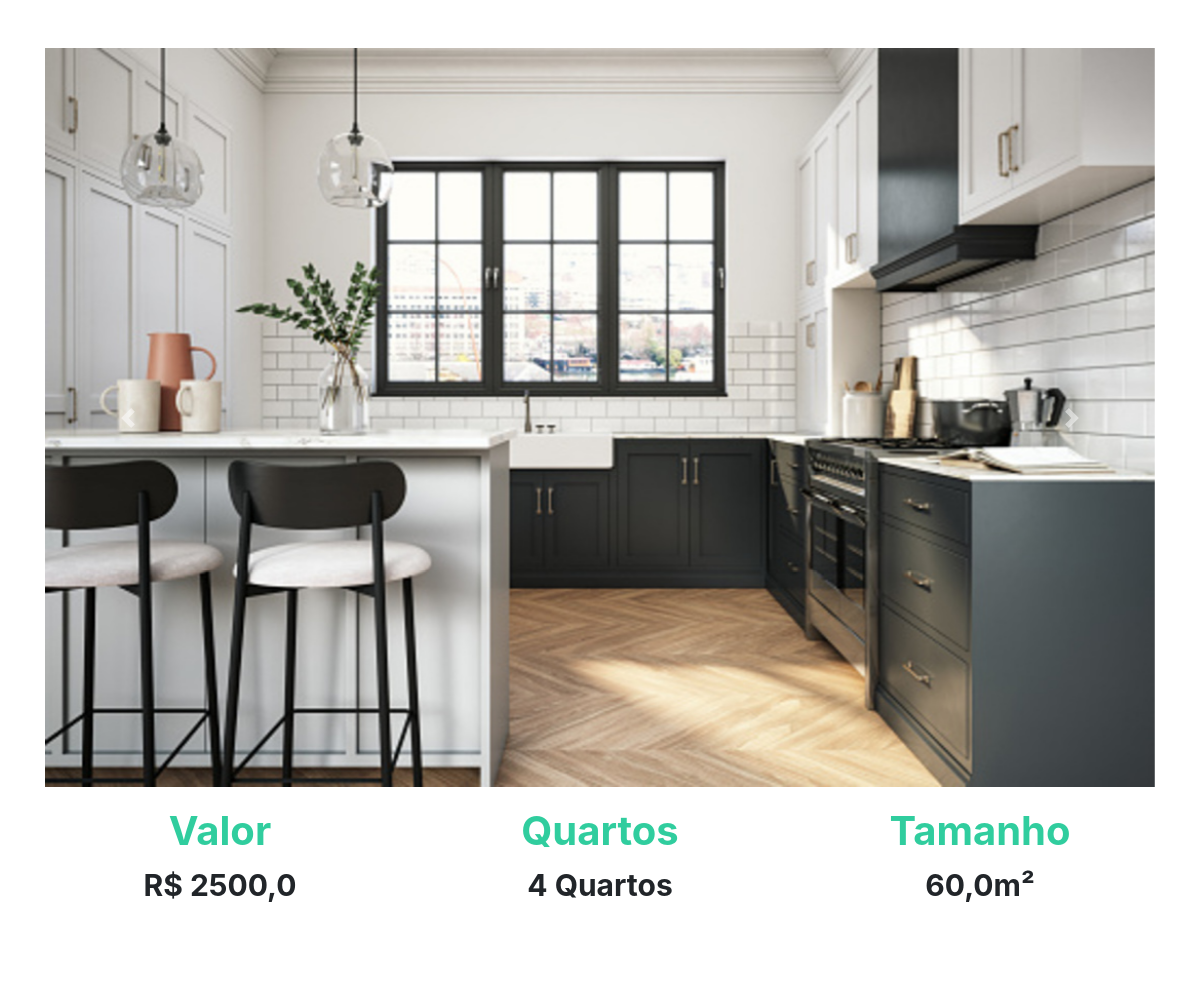
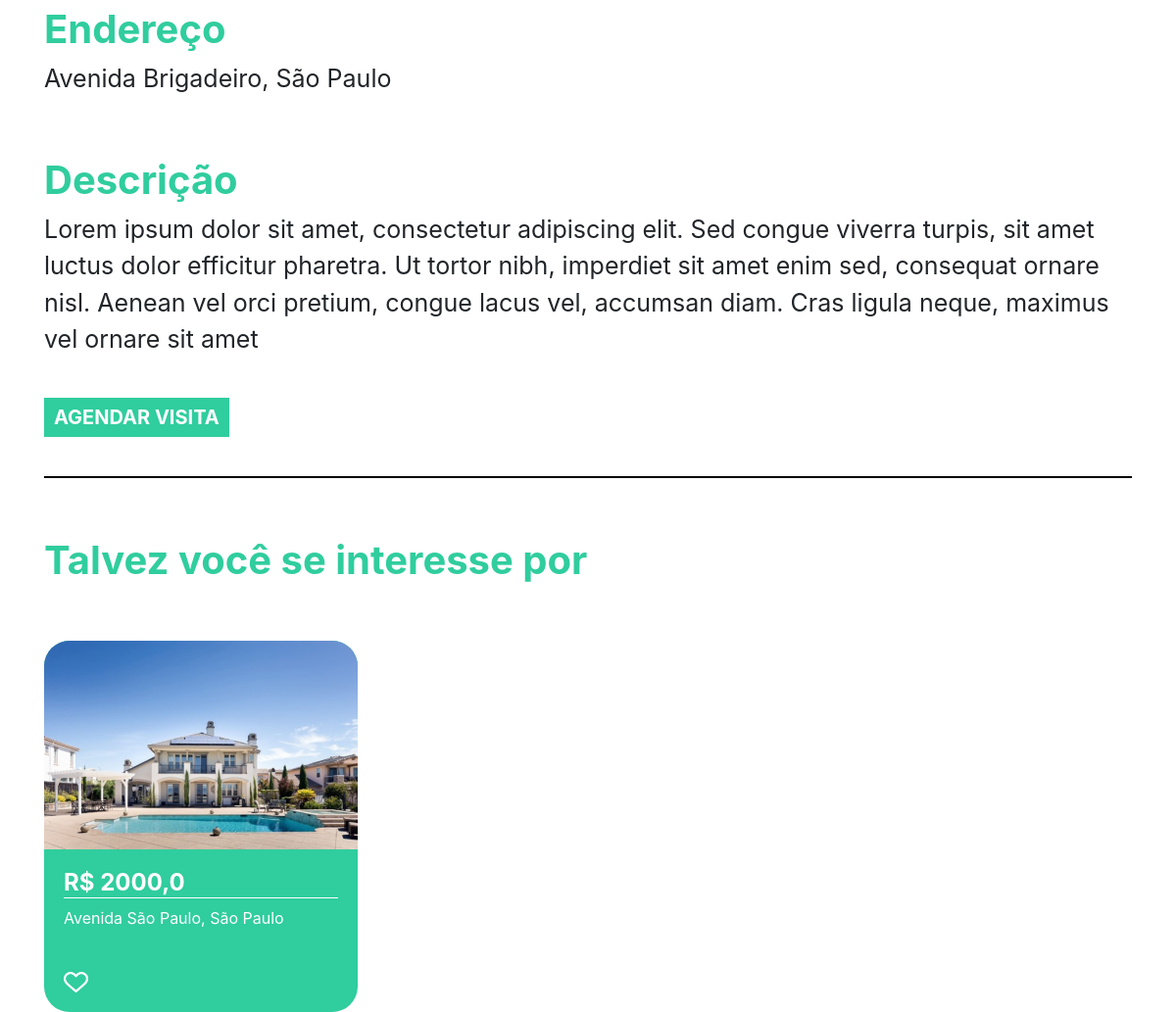
The page /imovel/1 on the database its author committed (2 pictures, top to bottom).
### plataforma/models.py (models this page shows, shortened)
class Imagem(models.Model):
    img = models.ImageField(upload_to='img')
    def __str__(self) -> str:
        return self.img.url

class Imoveis(models.Model):
    choices = (('V', 'Venda'),
        ('A', 'Aluguel'))
    choices_imovel = (('A', 'Apartamento'),
        ('C', 'Casa'))
    imagens = models.ManyToManyField(Imagem)
    valor = models.FloatField()
    quartos = models.IntegerField()
    tamanho = models.FloatField()
    cidade = models.ForeignKey(Cidade, on_delete=models.DO_NOTHING)
    rua = models.CharField(max_length=50)
    tipo = models.CharField(max_length=1, choices=choices)
    tipo_imovel = models.CharField(max_length=1, choices=choices_imovel)
    numero = models.IntegerField()
    descricao = models.TextField()
    dias_visita = models.ManyToManyField(DiasVisita)
    horarios = models.ManyToManyField(Horario)

class Cidade(models.Model):
    nome = models.CharField(max_length=30)
    def __str__(self) -> str:
        return self.nome

### plataforma/views.py (the view)
# urls.py: path('imovel/<str:id>', views.imovel, name="imovel"),
def imovel(request, id):
    imovel = get_object_or_404(Imoveis, id=id)
    sugestoes = Imoveis.objects.filter(cidade=imovel.cidade).exclude(id=id)[:2]
    return render(request, 'imovel.html', {'imovel': imovel, 'sugestoes': sugestoes, 'id': id})

### plataforma/models.py (called while the page is built)
    def __str__(self) -> str:
        return self.dia

    def __str__(self) -> str:
        return str(self.horario)

### plataforma/templates/imovel.html (shortened to what this page needs)
{% extends 'base.html' %}
{% load static %}
{% block 'head' %}
<link rel="stylesheet" href="{% static 'plataforma/css/home.css' %}">
{% endblock  %}
{% block 'body' %}
    <div style="text-align: center" class="container">
        <br>
        <br>
        <div id="carouselExampleControls" class="carousel slide" data-ride="carousel">
            <div class="carousel-inner">
                {% for img in imovel.imagens.all  %}
                    <div class="carousel-item {% if forloop.first %} active {% endif %}" >
                        <img class="d-block w-100" src="{{img}}" alt="First slide">
                    </div>
                {% endfor %}
            </div>
        <a class="carousel-control-prev" href="#carouselExampleControls" role="button" data-slide="prev">
            <span class="carousel-control-prev-icon" aria-hidden="true"></span>
        </a>
        <a class="carousel-control-next" href="#carouselExampleControls" role="button" data-slide="next">
            <span class="carousel-control-next-icon" aria-hidden="true"></span>
        </a>
    </div>
        <div class="row">
            <div class="col-md">
                <h3 class="titulo_especificacao">Valor</h3>
                <p class="especificacao">R$ {{imovel.valor}}</p>
            </div>
            <div class="col-md">
                <h3 class="titulo_especificacao">Quartos</h3>
                <p class="especificacao">{{imovel.quartos}} Quartos</p>
            </div>
            <div class="col-md">
                <h3 class="titulo_especificacao">Tamanho</h3>
                <p class="especificacao">{{imovel.tamanho}}m²</p>
            </div>
        </div>
        <br>
        <br>
        <div style="text-align: left">
            <h3 class="titulo_especificacao">Endereço</h3>
            <p class="especificacao_endereco">{{imovel.rua}}, {{imovel.cidade }}</p>
        </div>
        <br>
        <div style="text-align: left">
            <h3 class="titulo_especificacao">Descrição</h3>
            <p class="especificacao_endereco">{{imovel.descricao}}</p>
            <br>
            <button class="btn_agendar_visita" data-toggle="modal" data-target="#exampleModal">AGENDAR VISITA</button>
            <br>
            <br>
        </div>
        <hr style="border: 1px solid black">
        <br>
        <div class="div_possivel_interesse">
            <h3 class="titulo_especificacao">Talvez você se interesse por</h3>
            <div class="row">
                {% for sugestao in sugestoes %}
                    <div class="col-md cont">
                        <div class="card_imovel">
                            <img class="img_capa_imovel" src="{{sugestao.imagens.all.0.img.url}}">
                            <div class="informacoes_imoveis">
                            <a class="a_none" href="{% url 'imovel' sugestao.id %}"><h4 class="valor">R$ {{sugestao.valor}}</h4></a>
                            <p>{{sugestao.rua}}, {{sugestao.cidade}}</p>
                            <br>
                            <img width="9%" height="8%" src="{% static 'plataforma/img/heart.png' %}">
                            </div>
                        </div>
                    </div>
                {% endfor %}
            </div>
        </div>
    </div>
{% endblock  %}

### templates/static/plataforma/css/home.css (style rules this page uses)
.card_imovel { background-color: #30CD9E; width: 20rem; margin-top: 50px; border-radius: 26px; }
.img_capa_imovel { width: 100%; border-top-left-radius: 26px; border-top-right-radius: 26px; }
.informacoes_imoveis { padding: 20px; color: white; }
.valor { font-weight: bold; border-bottom: 1px solid white; }
.a_none { color: white; }
.titulo_especificacao { color: #30CD9E; font-weight: bold; margin-top: 20px; font-size: 40px; }
.especificacao { font-size: 30px; font-weight: bold; }
.especificacao_endereco { font-size: 25px; }
.btn_agendar_visita { border: none; background-color: #30CD9E; color: white; font-weight: bold; font-size: 20px; padding: 5px 10px 5px 10px; }
.div_possivel_interesse { text-align: left; }

### rows shown on the page
Imagem: img (picture)
Imoveis: valor "2500,0", quartos "4", tamanho "60,0", rua "Avenida Brigadeiro", cidade "São Paulo", descricao "Lorem ipsum dolor sit amet, consectetur adipiscing elit. Sed congue viverra turpis, sit amet luctus dolor efficitur pharetra. Ut tortor nibh, imperdiet sit amet enim sed, consequat ornare nisl. Aenean vel orci pretium, congue lacus vel, accumsan diam. Cras ligula neque, maximus vel ornare sit amet"
Imoveis: imagens.all.0.img (picture), valor "2000,0", rua "Avenida São Paulo", cidade "São Paulo"
